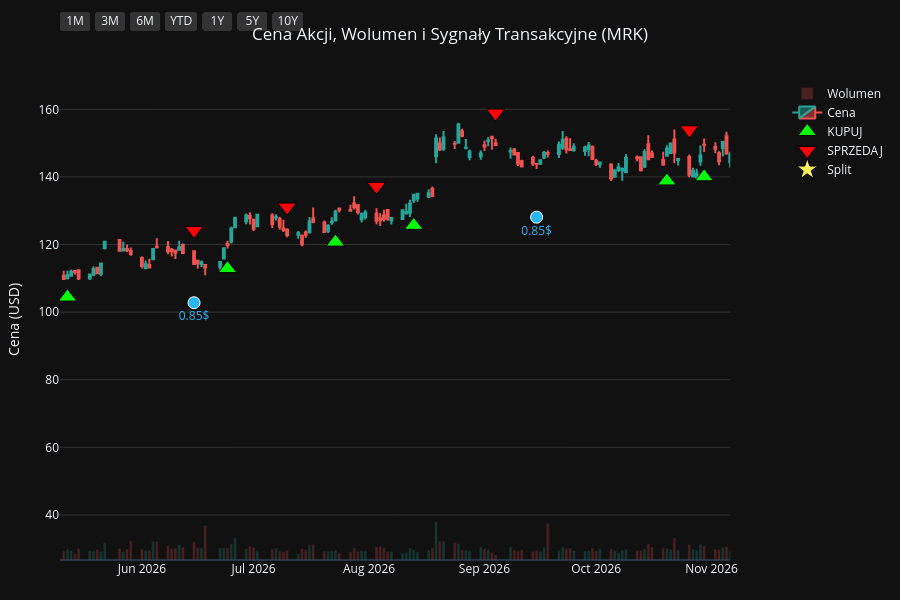
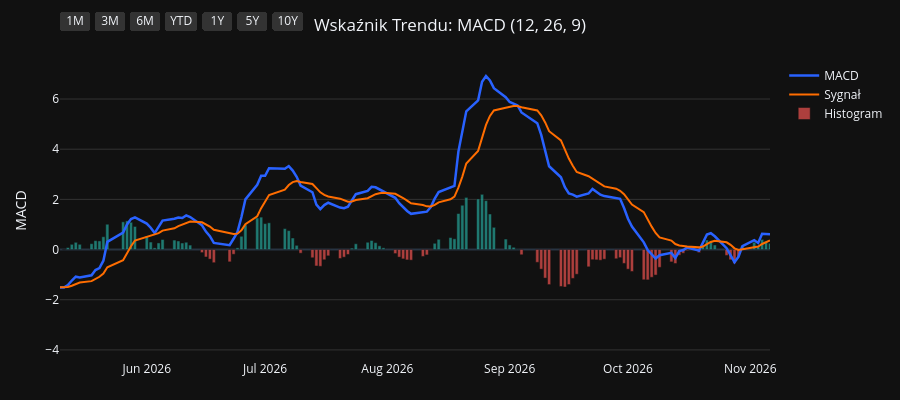
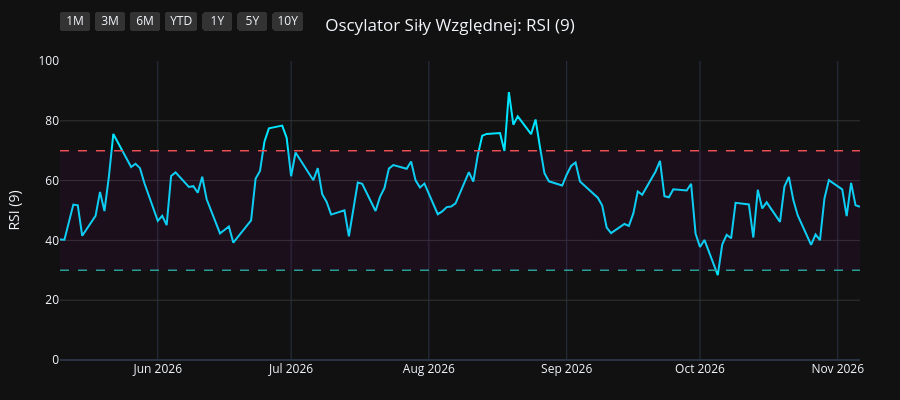
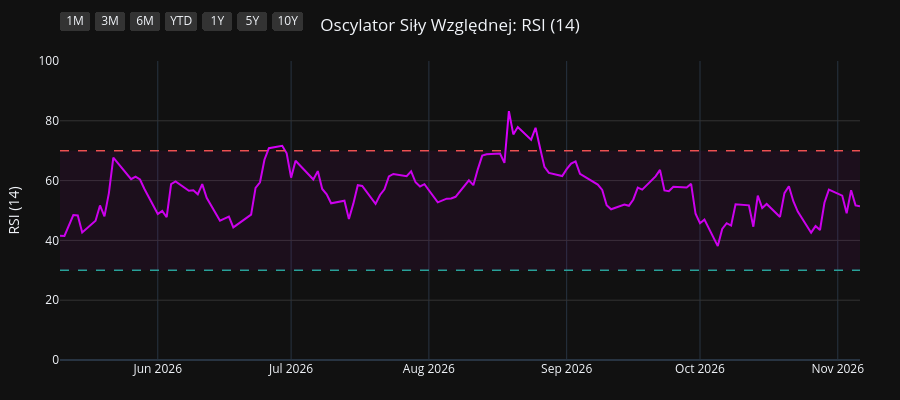

The cell these charts' notebook holds for them, in order:
### Code cell
import os
import yfinance as yf
import pandas as pd
import pandas_ta as ta
import plotly.graph_objects as go
from plotly.subplots import make_subplots

# 1. Pobranie i przygotowanie danych
symbol = os.environ.get("STOCK_TICKER", "").strip().upper()
if not symbol:
    raise RuntimeError("Set STOCK_TICKER before running price_extractor.ipynb")
df = yf.Ticker(symbol).history(period="10y")
df.index = df.index.tz_localize(None)

# Wskaźniki i sygnały
df.ta.macd(fast=12, slow=26, signal=9, append=True)
df.ta.rsi(length=9, append=True)
df.ta.rsi(length=14, append=True)
df.ta.rsi(length=21, append=True)
df.dropna(inplace=True)

macd = df['MACD_12_26_9']
signal = df['MACDs_12_26_9']
wczorajszy_macd = macd.shift(1)
wczorajszy_signal = signal.shift(1)

df['Decyzja'] = 'BRAK'
df.loc[(macd > signal) & (wczorajszy_macd <= wczorajszy_signal), 'Decyzja'] = 'KUPUJ'
df.loc[(macd < signal) & (wczorajszy_macd >= wczorajszy_signal), 'Decyzja'] = 'SPRZEDAJ'

df_kupuj = df[df['Decyzja'] == 'KUPUJ']
df_sprzedaj = df[df['Decyzja'] == 'SPRZEDAJ']
df_dywidendy = df[df['Dividends'] > 0]
df_splity = df[df['Stock Splits'] > 0]

# Wspólna konfiguracja osi X
konfiguracja_osi_x = dict(
    type="date",
    showspikes=True, spikemode="across", spikesnap="cursor", spikedash="dot", spikecolor="#ffffff", spikethickness=1, hoverformat="%Y-%m-%d",
    rangeselector=dict(
        buttons=list([
            dict(count=1, label="1M", step="month", stepmode="backward"),
            dict(count=3, label="3M", step="month", stepmode="backward"),
            dict(count=6, label="6M", step="month", stepmode="backward"),
            dict(count=1, label="YTD", step="year", stepmode="todate"),
            dict(count=1, label="1Y", step="year", stepmode="backward"),
            dict(count=5, label="5Y", step="year", stepmode="backward"),
            dict(step="all", label="10Y")
        ]),
        bgcolor="#333333", activecolor="#2962ff", x=0, y=1.1
    )
)

# ==========================================
# WYKRES 1: CENA + WOLUMEN + SYGNAŁY
# ==========================================
fig1 = make_subplots(specs=[[{"secondary_y": True}]])

kolory_wolumenu = ['#26a69a' if row['Close'] >= row['Open'] else '#ef5350' for index, row in df.iterrows()]
fig1.add_trace(go.Bar(x=df.index, y=df['Volume'], marker_color=kolory_wolumenu, opacity=0.25, name='Wolumen'), secondary_y=True)
fig1.add_trace(go.Candlestick(x=df.index, open=df['Open'], high=df['High'], low=df['Low'], close=df['Close'], name='Cena', increasing_line_color='#26a69a', decreasing_line_color='#ef5350'), secondary_y=False)
fig1.add_trace(go.Scatter(x=df_kupuj.index, y=df_kupuj['Low'] * 0.95, customdata=df_kupuj[['Low', 'High']], mode='markers', marker=dict(symbol='triangle-up', size=16, color='#00ff00', line=dict(width=1, color='black')), name='KUPUJ', hovertemplate='KUPUJ<br>Najniższa: %{customdata[0]:.2f}<br>Najwyższa: %{customdata[1]:.2f}<extra></extra>'), secondary_y=False)
fig1.add_trace(go.Scatter(x=df_sprzedaj.index, y=df_sprzedaj['High'] * 1.05, customdata=df_sprzedaj[['Low', 'High']], mode='markers', marker=dict(symbol='triangle-down', size=16, color='#ff0000', line=dict(width=1, color='black')), name='SPRZEDAJ', hovertemplate='SPRZEDAJ<br>Najniższa: %{customdata[0]:.2f}<br>Najwyższa: %{customdata[1]:.2f}<extra></extra>'), secondary_y=False)

if not df_dywidendy.empty:
    fig1.add_trace(go.Scatter(x=df_dywidendy.index, y=df_dywidendy['Low'] * 0.90, mode='markers+text', marker=dict(symbol='circle', size=12, color='#29b6f6', line=dict(width=1, color='white')), text=df_dywidendy['Dividends'].apply(lambda x: f"{x}$"), textposition="bottom center", name='Dywidenda', showlegend=False, hovertemplate='Dywidenda: %{text}<extra></extra>', textfont=dict(color="#29b6f6")), secondary_y=False)
if not df_splity.empty:
                    fig1.add_trace(go.Scatter(x=df_splity.index, y=df_splity['High'], mode='markers+text', marker=dict(symbol='star', size=16, color='#ffee58', line=dict(width=1, color='black')), text=df_splity['Stock Splits'].apply(lambda x: f"{x:g}:1" if x >= 1 else f"1:{1 / x:g}"), textposition="top center", name='Split', hovertemplate='%{text}<extra></extra>', textfont=dict(color="#ffee58")), secondary_y=False)

fig1.update_layout(title=dict(text=f"Cena Akcji, Wolumen i Sygnały Transakcyjne ({symbol})", x=0.5, xanchor='center'), dragmode='pan', xaxis_rangeslider_visible=False, template='plotly_dark', height=600, hovermode='x unified', margin=dict(l=60, r=40, t=60, b=40))
fig1.update_xaxes(**konfiguracja_osi_x)
fig1.update_xaxes(range=[df.index.max() - pd.Timedelta(days=180), df.index.max()])
fig1.update_yaxes(title_text="Cena (USD)", secondary_y=False, gridcolor='#333333')
fig1.update_yaxes(range=[0, df['Volume'].max() * 4], showgrid=False, showticklabels=False, secondary_y=True)
fig1.show(config={'scrollZoom': True})

# ==========================================
# WYKRES 2: WSKAŹNIK MACD
# ==========================================
fig2 = go.Figure()
fig2.add_trace(go.Scatter(x=df.index, y=df['MACD_12_26_9'], line=dict(color='#2962ff', width=2.5), name='MACD'))
fig2.add_trace(go.Scatter(x=df.index, y=df['MACDs_12_26_9'], line=dict(color='#ff6d00', width=2), name='Sygnał'))
kolory_macd = ['#26a69a' if val >= 0 else '#ef5350' for val in df['MACDh_12_26_9']]
fig2.add_trace(go.Bar(x=df.index, y=df['MACDh_12_26_9'], marker_color=kolory_macd, name='Histogram', opacity=0.7))
fig2.update_layout(title=dict(text="Wskaźnik Trendu: MACD (12, 26, 9)", x=0.5, xanchor='center'), dragmode='pan', xaxis_rangeslider_visible=False, template='plotly_dark', height=400, hovermode='x unified', margin=dict(l=60, r=40, t=60, b=40))
fig2.update_xaxes(**konfiguracja_osi_x)
fig2.update_xaxes(range=[df.index.max() - pd.Timedelta(days=180), df.index.max()])
fig2.update_yaxes(title_text="MACD", gridcolor='#333333')
fig2.show(config={'scrollZoom': True})

# ==========================================
# WYKRES 3: OSCYLATOR RSI (9)
# ==========================================
fig3 = go.Figure()
fig3.add_trace(go.Scatter(x=df.index, y=df['RSI_9'], line=dict(color='#00e5ff', width=2), name='RSI (9)'))
fig3.add_hline(y=70, line_dash="dash", line_color="#ef5350", line_width=1.5)
fig3.add_hline(y=30, line_dash="dash", line_color="#26a69a", line_width=1.5)
fig3.add_hrect(y0=30, y1=70, line_width=0, fillcolor="purple", opacity=0.1)
fig3.update_layout(title=dict(text="Oscylator Siły Względnej: RSI (9)", x=0.5, xanchor='center'), dragmode='pan', xaxis_rangeslider_visible=False, template='plotly_dark', height=400, hovermode='x unified', margin=dict(l=60, r=40, t=60, b=40))
fig3.update_xaxes(**konfiguracja_osi_x)
fig3.update_xaxes(range=[df.index.max() - pd.Timedelta(days=180), df.index.max()])
fig3.update_yaxes(title_text="RSI (9)", range=[0, 100], gridcolor='#333333')
fig3.show(config={'scrollZoom': True})

# ==========================================
# WYKRES 4: OSCYLATOR RSI (14)
# ==========================================
fig4 = go.Figure()
fig4.add_trace(go.Scatter(x=df.index, y=df['RSI_14'], line=dict(color='#d500f9', width=2), name='RSI (14)'))
fig4.add_hline(y=70, line_dash="dash", line_color="#ef5350", line_width=1.5)
fig4.add_hline(y=30, line_dash="dash", line_color="#26a69a", line_width=1.5)
fig4.add_hrect(y0=30, y1=70, line_width=0, fillcolor="purple", opacity=0.1)
fig4.update_layout(title=dict(text="Oscylator Siły Względnej: RSI (14)", x=0.5, xanchor='center'), dragmode='pan', xaxis_rangeslider_visible=False, template='plotly_dark', height=400, hovermode='x unified', margin=dict(l=60, r=40, t=60, b=40))
fig4.update_xaxes(**konfiguracja_osi_x)
fig4.update_xaxes(range=[df.index.max() - pd.Timedelta(days=180), df.index.max()])
fig4.update_yaxes(title_text="RSI (14)", range=[0, 100], gridcolor='#333333')
fig4.show(config={'scrollZoom': True})

# ==========================================
# WYKRES 5: OSCYLATOR RSI (21)
# ==========================================
fig5 = go.Figure()
fig5.add_trace(go.Scatter(x=df.index, y=df['RSI_21'], line=dict(color='#64dd17', width=2), name='RSI (21)'))
fig5.add_hline(y=70, line_dash="dash", line_color="#ef5350", line_width=1.5)
fig5.add_hline(y=30, line_dash="dash", line_color="#26a69a", line_width=1.5)
fig5.add_hrect(y0=30, y1=70, line_width=0, fillcolor="purple", opacity=0.1)
fig5.update_layout(title=dict(text="Oscylator Siły Względnej: RSI (21)", x=0.5, xanchor='center'), dragmode='pan', xaxis_rangeslider_visible=False, template='plotly_dark', height=400, hovermode='x unified', margin=dict(l=60, r=40, t=60, b=40))
fig5.update_xaxes(**konfiguracja_osi_x)
fig5.update_xaxes(range=[df.index.max() - pd.Timedelta(days=180), df.index.max()])
fig5.update_yaxes(title_text="RSI (21)", range=[0, 100], gridcolor='#333333')
fig5.show(config={'scrollZoom': True})

### Figure 1 — Plotly figure (JSON) as saved in the notebook; plotly's stock layout.template omitted (floating-point values rounded to 4 significant figures; data arrays with more than 128 entries replaced by an {"elided": "..."} marker saying what was removed)
{"data": [{"marker": {"color": {"elided": "2478 str values"}}, "name": "Wolumen", "opacity": 0.25, "type": "bar", "x": {"elided": "2478 str values"}, "xaxis": "x", "y": {"elided": "2478 int values"}, "yaxis": "y2"}, {"close": {"elided": "2478 float values"}, "decreasing": {"line": {"color": "#ef5350"}}, "high": {"elided": "2478 float values"}, "increasing": {"line": {"color": "#26a69a"}}, "low": {"elided": "2478 float values"}, "name": "Cena", "open": {"elided": "2478 float values"}, "type": "candlestick", "x": {"elided": "2478 str values"}, "xaxis": "x", "yaxis": "y"}, {"customdata": {"elided": "99x2 float values"}, "hovertemplate": "KUPUJ<br>Najniższa: %{customdata[0]:.2f}<br>Najwyższa: %{customdata[1]:.2f}<extra></extra>", "marker": {"color": "#00ff00", "line": {"color": "black", "width": 1}, "size": 16, "symbol": "triangle-up"}, "mode": "markers", "name": "KUPUJ", "type": "scatter", "x": ["2017-01-06T00:00:00", "2017-04-27T00:00:00", "2017-06-21T00:00:00", "2017-07-27T00:00:00", "2017-08-24T00:00:00", "2017-11-16T00:00:00", "2018-03-07T00:00:00", "2018-03-28T00:00:00", "2018-05-16T00:00:00", "2018-06-01T00:00:00", "2018-07-09T00:00:00", "2018-09-17T00:00:00", "2018-09-20T00:00:00", "2018-10-19T00:00:00", "2018-10-31T00:00:00", "2018-11-28T00:00:00", "2019-01-04T00:00:00", "2019-01-18T00:00:00", "2019-02-01T00:00:00", "2019-03-21T00:00:00", "2019-04-30T00:00:00", "2019-07-03T00:00:00", "2019-07-31T00:00:00", "2019-09-23T00:00:00", "2019-09-26T00:00:00", "2019-09-30T00:00:00", "2019-10-04T00:00:00", "2019-10-30T00:00:00", "2019-11-13T00:00:00", "2020-01-02T00:00:00", "2020-03-04T00:00:00", "2020-03-30T00:00:00", "2020-05-18T00:00:00", "2020-05-28T00:00:00", "2020-07-01T00:00:00", "2020-07-28T00:00:00", "2020-11-04T00:00:00", "2020-12-31T00:00:00", "2021-02-22T00:00:00", "2021-03-05T00:00:00", "2021-04-19T00:00:00", "2021-05-07T00:00:00", "2021-06-10T00:00:00", "2021-08-16T00:00:00", "2021-09-24T00:00:00", "2021-10-21T00:00:00", "2021-12-15T00:00:00", "2022-02-01T00:00:00", "2022-03-02T00:00:00", "2022-05-12T00:00:00", "2022-06-23T00:00:00", "2022-08-12T00:00:00", "2022-09-14T00:00:00", "2022-09-22T00:00:00", "2022-11-21T00:00:00", "2023-02-10T00:00:00", "2023-03-06T00:00:00", "2023-03-31T00:00:00", "2023-05-02T00:00:00", "2023-06-20T00:00:00", "2023-08-08T00:00:00", "2023-10-12T00:00:00", "2023-10-23T00:00:00", "2023-11-30T00:00:00", "2024-02-01T00:00:00", "2024-03-25T00:00:00", "2024-04-25T00:00:00", "2024-05-07T00:00:00", "2024-05-15T00:00:00", "2024-06-07T00:00:00", "2024-06-21T00:00:00", "2024-07-29T00:00:00", "2024-08-16T00:00:00", "2024-10-17T00:00:00", "2024-11-21T00:00:00", "2024-12-26T00:00:00", "2024-12-31T00:00:00", "2025-01-30T00:00:00", "2025-02-21T00:00:00", "2025-04-24T00:00:00", "2025-05-21T00:00:00", "2025-07-01T00:00:00", "2025-07-24T00:00:00", "2025-08-14T00:00:00", "2025-09-02T00:00:00", "2025-10-01T00:00:00", "2025-10-22T00:00:00", "2025-11-11T00:00:00", "2025-12-23T00:00:00", "2026-01-14T00:00:00", "2026-02-03T00:00:00", "2026-03-26T00:00:00", "2026-05-07T00:00:00", "2026-05-12T00:00:00", "2026-06-24T00:00:00", "2026-07-23T00:00:00", "2026-08-13T00:00:00", "2026-10-20T00:00:00", "2026-10-30T00:00:00"], "xaxis": "x", "y": [40.07, 42.34, 44.09, 42.89, 42.47, 37.66, 37.29, 37.8, 41.36, 41.72, 43.72, 49.45, 49.74, 51.08, 51.67, 54.15, 53.37, 53.96, 53.86, 58.92, 54.71, 62.31, 60.03, 61.52, 60.58, 60.7, 60.66, 61.51, 61.36, 66.37, 58.67, 53.97, 58.67, 58.14, 57.56, 58.95, 59.8, 60.91, 55.87, 54.57, 58.84, 59.54, 59.88, 61.93, 59.8, 65.45, 60.66, 66.73, 62.6, 73.37, 74.97, 74.46, 72.89, 71.35, 87.96, 90.78, 91.27, 90.26, 99.06, 93.88, 91.01, 89.24, 89.01, 86.94, 107.2, 108.8, 113.2, 111.7, 113.1, 114.4, 114.1, 110.4, 99.56, 97.45, 86.28, 88.74, 88.3, 88.12, 78.05, 68.79, 69.55, 71.83, 76.33, 74.57, 77.08, 78.62, 80.3, 80.53, 97.11, 100.5, 103.7, 111.3, 104.2, 104.4, 112.9, 120.7, 125.7, 138.8, 140.0], "yaxis": "y"}, {"customdata": {"elided": "98x2 float values"}, "hovertemplate": "SPRZEDAJ<br>Najniższa: %{customdata[0]:.2f}<br>Najwyższa: %{customdata[1]:.2f}<extra></extra>", "marker": {"color": "#ff0000", "line": {"color": "black", "width": 1}, "size": 16, "symbol": "triangle-down"}, "mode": "markers", "name": "SPRZEDAJ", "type": "scatter", "x": ["2017-03-02T00:00:00", "2017-06-07T00:00:00", "2017-06-30T00:00:00", "2017-08-08T00:00:00", "2017-09-26T00:00:00", "2018-01-31T00:00:00", "2018-03-27T00:00:00", "2018-05-01T00:00:00", "2018-05-21T00:00:00", "2018-06-18T00:00:00", "2018-08-28T00:00:00", "2018-09-19T00:00:00", "2018-09-25T00:00:00", "2018-10-24T00:00:00", "2018-11-23T00:00:00", "2018-12-10T00:00:00", "2019-01-10T00:00:00", "2019-01-24T00:00:00", "2019-03-07T00:00:00", "2019-03-27T00:00:00", "2019-06-27T00:00:00", "2019-07-08T00:00:00", "2019-09-04T00:00:00", "2019-09-25T00:00:00", "2019-09-27T00:00:00", "2019-10-02T00:00:00", "2019-10-22T00:00:00", "2019-11-06T00:00:00", "2019-12-31T00:00:00", "2020-01-03T00:00:00", "2020-03-12T00:00:00", "2020-04-29T00:00:00", "2020-05-19T00:00:00", "2020-06-12T00:00:00", "2020-07-24T00:00:00", "2020-09-01T00:00:00", "2020-12-15T00:00:00", "2021-01-21T00:00:00", "2021-02-26T00:00:00", "2021-04-06T00:00:00", "2021-04-28T00:00:00", "2021-05-25T00:00:00", "2021-07-12T00:00:00", "2021-08-27T00:00:00", "2021-10-15T00:00:00", "2021-11-08T00:00:00", "2022-01-24T00:00:00", "2022-02-03T00:00:00", "2022-04-20T00:00:00", "2022-05-27T00:00:00", "2022-07-19T00:00:00", "2022-08-29T00:00:00", "2022-09-21T00:00:00", "2022-11-11T00:00:00", "2022-12-08T00:00:00", "2023-03-01T00:00:00", "2023-03-10T00:00:00", "2023-04-27T00:00:00", "2023-05-09T00:00:00", "2023-07-07T00:00:00", "2023-09-05T00:00:00", "2023-10-19T00:00:00", "2023-11-13T00:00:00", "2024-01-23T00:00:00", "2024-02-12T00:00:00", "2024-04-09T00:00:00", "2024-05-03T00:00:00", "2024-05-14T00:00:00", "2024-05-24T00:00:00", "2024-06-17T00:00:00", "2024-06-28T00:00:00", "2024-07-30T00:00:00", "2024-09-25T00:00:00", "2024-10-18T00:00:00", "2024-12-19T00:00:00", "2024-12-30T00:00:00", "2025-01-21T00:00:00", "2025-02-04T00:00:00", "2025-03-25T00:00:00", "2025-05-09T00:00:00", "2025-06-30T00:00:00", "2025-07-17T00:00:00", "2025-07-30T00:00:00", "2025-08-29T00:00:00", "2025-09-03T00:00:00", "2025-10-15T00:00:00", "2025-10-29T00:00:00", "2025-12-05T00:00:00", "2026-01-13T00:00:00", "2026-01-15T00:00:00", "2026-02-26T00:00:00", "2026-04-15T00:00:00", "2026-05-08T00:00:00", "2026-06-15T00:00:00", "2026-07-10T00:00:00", "2026-08-03T00:00:00", "2026-09-04T00:00:00", "2026-10-26T00:00:00"], "xaxis": "x", "y": [49.53, 48.44, 48.86, 47.34, 49.66, 46.62, 42.2, 45.82, 45.88, 47.83, 53.68, 55.38, 56.02, 57.0, 59.09, 61.04, 59.81, 59.4, 64.1, 66.08, 67.83, 68.48, 69.82, 67.75, 67.72, 67.09, 66.66, 67.69, 73.86, 74.74, 63.37, 67.27, 65.26, 64.29, 64.34, 70.78, 67.88, 68.93, 62.57, 65.01, 65.93, 66.96, 70.04, 68.74, 71.24, 74.68, 72.87, 74.41, 79.68, 85.45, 86.41, 82.35, 80.68, 94.03, 103.5, 101.0, 104.0, 109.1, 112.2, 106.1, 104.4, 97.48, 98.26, 115.8, 121.1, 123.4, 124.8, 125.5, 127.7, 126.0, 128.0, 121.1, 114.1, 108.1, 99.09, 98.72, 97.43, 90.45, 92.32, 78.45, 80.19, 83.49, 84.42, 85.09, 86.67, 86.39, 89.6, 104.1, 112.5, 114.8, 126.0, 124.6, 117.1, 124.2, 131.1, 137.2, 158.9, 153.9], "yaxis": "y"}, {"hovertemplate": "Dywidenda: %{text}<extra></extra>", "marker": {"color": "#29b6f6", "line": {"color": "white", "width": 1}, "size": 12, "symbol": "circle"}, "mode": "markers+text", "name": "Dywidenda", "showlegend": false, "text": ["0.448473$", "0.448473$", "0.448473$", "0.458015$", "0.458015$", "0.458015$", "0.458015$", "0.524809$", "0.524809$", "0.524809$", "0.524809$", "0.582061$", "0.582061$", "0.582061$", "0.582061$", "0.620229$", "0.620229$", "0.65$", "0.65$", "0.69$", "0.69$", "0.69$", "0.69$", "0.73$", "0.73$", "0.73$", "0.73$", "0.77$", "0.77$", "0.77$", "0.77$", "0.81$", "0.81$", "0.81$", "0.81$", "0.85$", "0.85$", "0.85$", "0.85$"], "textfont": {"color": "#29b6f6"}, "textposition": "bottom center", "type": "scatter", "x": ["2017-03-13T00:00:00", "2017-06-13T00:00:00", "2017-09-14T00:00:00", "2017-12-14T00:00:00", "2018-03-14T00:00:00", "2018-06-14T00:00:00", "2018-09-14T00:00:00", "2018-12-14T00:00:00", "2019-03-14T00:00:00", "2019-06-14T00:00:00", "2019-09-13T00:00:00", "2019-12-13T00:00:00", "2020-03-13T00:00:00", "2020-06-12T00:00:00", "2020-09-14T00:00:00", "2020-12-14T00:00:00", "2021-03-12T00:00:00", "2021-06-14T00:00:00", "2021-09-14T00:00:00", "2021-12-14T00:00:00", "2022-03-14T00:00:00", "2022-06-14T00:00:00", "2022-09-14T00:00:00", "2022-12-14T00:00:00", "2023-03-14T00:00:00", "2023-06-14T00:00:00", "2023-09-14T00:00:00", "2023-12-14T00:00:00", "2024-03-14T00:00:00", "2024-06-17T00:00:00", "2024-09-16T00:00:00", "2024-12-16T00:00:00", "2025-03-17T00:00:00", "2025-06-16T00:00:00", "2025-09-15T00:00:00", "2025-12-15T00:00:00", "2026-03-16T00:00:00", "2026-06-15T00:00:00", "2026-09-15T00:00:00"], "xaxis": "x", "y": [41.11, 40.78, 42.3, 36.78, 36.01, 40.9, 46.86, 51.64, 55.19, 56.61, 56.75, 61.54, 50.69, 53.37, 59.64, 57.46, 53.58, 57.32, 55.66, 56.26, 60.81, 66.51, 69.06, 88.55, 84.7, 88.39, 87.85, 86.98, 99.62, 106.7, 97.63, 85.03, 79.79, 69.01, 70.75, 86.42, 101.5, 102.8, 128.1], "yaxis": "y"}, {"hovertemplate": "%{text}<extra></extra>", "marker": {"color": "#ffee58", "line": {"color": "black", "width": 1}, "size": 16, "symbol": "star"}, "mode": "markers+text", "name": "Split", "text": ["1.048:1"], "textfont": {"color": "#ffee58"}, "textposition": "top center", "type": "scatter", "x": ["2021-06-03T00:00:00"], "xaxis": "x", "y": [62.4], "yaxis": "y"}], "layout": {"dragmode": "pan", "height": 600, "hovermode": "x unified", "margin": {"b": 40, "l": 60, "r": 40, "t": 60}, "title": {"text": "Cena Akcji, Wolumen i Sygnały Transakcyjne (MRK)", "x": 0.5, "xanchor": "center"}, "xaxis": {"anchor": "y", "domain": [0.0, 0.94], "hoverformat": "%Y-%m-%d", "range": ["2026-05-10T00:00:00", "2026-11-06T00:00:00"], "rangeselector": {"activecolor": "#2962ff", "bgcolor": "#333333", "buttons": [{"count": 1, "label": "1M", "step": "month", "stepmode": "backward"}, {"count": 3, "label": "3M", "step": "month", "stepmode": "backward"}, {"count": 6, "label": "6M", "step": "month", "stepmode": "backward"}, {"count": 1, "label": "YTD", "step": "year", "stepmode": "todate"}, {"count": 1, "label": "1Y", "step": "year", "stepmode": "backward"}, {"count": 5, "label": "5Y", "step": "year", "stepmode": "backward"}, {"label": "10Y", "step": "all"}], "x": 0, "y": 1.1}, "rangeslider": {"visible": false}, "showspikes": true, "spikecolor": "#ffffff", "spikedash": "dot", "spikemode": "across", "spikesnap": "cursor", "spikethickness": 1, "type": "date"}, "yaxis": {"anchor": "x", "domain": [0.0, 1.0], "gridcolor": "#333333", "title": {"text": "Cena (USD)"}}, "yaxis2": {"anchor": "x", "overlaying": "y", "range": [0, 409989200], "showgrid": false, "showticklabels": false, "side": "right"}}}

### Figure 2 — Plotly figure (JSON) as saved in the notebook; plotly's stock layout.template omitted (floating-point values rounded to 4 significant figures; data arrays with more than 128 entries replaced by an {"elided": "..."} marker saying what was removed)
{"data": [{"line": {"color": "#2962ff", "width": 2.5}, "name": "MACD", "type": "scatter", "x": {"elided": "2478 str values"}, "y": {"elided": "2478 float values"}}, {"line": {"color": "#ff6d00", "width": 2}, "name": "Sygnał", "type": "scatter", "x": {"elided": "2478 str values"}, "y": {"elided": "2478 float values"}}, {"marker": {"color": {"elided": "2478 str values"}}, "name": "Histogram", "opacity": 0.7, "type": "bar", "x": {"elided": "2478 str values"}, "y": {"elided": "2478 float values"}}], "layout": {"dragmode": "pan", "height": 400, "hovermode": "x unified", "margin": {"b": 40, "l": 60, "r": 40, "t": 60}, "title": {"text": "Wskaźnik Trendu: MACD (12, 26, 9)", "x": 0.5, "xanchor": "center"}, "xaxis": {"hoverformat": "%Y-%m-%d", "range": ["2026-05-10T00:00:00", "2026-11-06T00:00:00"], "rangeselector": {"activecolor": "#2962ff", "bgcolor": "#333333", "buttons": [{"count": 1, "label": "1M", "step": "month", "stepmode": "backward"}, {"count": 3, "label": "3M", "step": "month", "stepmode": "backward"}, {"count": 6, "label": "6M", "step": "month", "stepmode": "backward"}, {"count": 1, "label": "YTD", "step": "year", "stepmode": "todate"}, {"count": 1, "label": "1Y", "step": "year", "stepmode": "backward"}, {"count": 5, "label": "5Y", "step": "year", "stepmode": "backward"}, {"label": "10Y", "step": "all"}], "x": 0, "y": 1.1}, "rangeslider": {"visible": false}, "showspikes": true, "spikecolor": "#ffffff", "spikedash": "dot", "spikemode": "across", "spikesnap": "cursor", "spikethickness": 1, "type": "date"}, "yaxis": {"gridcolor": "#333333", "title": {"text": "MACD"}}}}

### Figure 3 — Plotly figure (JSON) as saved in the notebook; plotly's stock layout.template omitted (floating-point values rounded to 4 significant figures; data arrays with more than 128 entries replaced by an {"elided": "..."} marker saying what was removed)
{"data": [{"line": {"color": "#00e5ff", "width": 2}, "name": "RSI (9)", "type": "scatter", "x": {"elided": "2478 str values"}, "y": {"elided": "2478 float values"}}], "layout": {"dragmode": "pan", "height": 400, "hovermode": "x unified", "margin": {"b": 40, "l": 60, "r": 40, "t": 60}, "shapes": [{"line": {"color": "#ef5350", "dash": "dash", "width": 1.5}, "type": "line", "x0": 0, "x1": 1, "xref": "x domain", "y0": 70, "y1": 70, "yref": "y"}, {"line": {"color": "#26a69a", "dash": "dash", "width": 1.5}, "type": "line", "x0": 0, "x1": 1, "xref": "x domain", "y0": 30, "y1": 30, "yref": "y"}, {"fillcolor": "purple", "line": {"width": 0}, "opacity": 0.1, "type": "rect", "x0": 0, "x1": 1, "xref": "x domain", "y0": 30, "y1": 70, "yref": "y"}], "title": {"text": "Oscylator Siły Względnej: RSI (9)", "x": 0.5, "xanchor": "center"}, "xaxis": {"hoverformat": "%Y-%m-%d", "range": ["2026-05-10T00:00:00", "2026-11-06T00:00:00"], "rangeselector": {"activecolor": "#2962ff", "bgcolor": "#333333", "buttons": [{"count": 1, "label": "1M", "step": "month", "stepmode": "backward"}, {"count": 3, "label": "3M", "step": "month", "stepmode": "backward"}, {"count": 6, "label": "6M", "step": "month", "stepmode": "backward"}, {"count": 1, "label": "YTD", "step": "year", "stepmode": "todate"}, {"count": 1, "label": "1Y", "step": "year", "stepmode": "backward"}, {"count": 5, "label": "5Y", "step": "year", "stepmode": "backward"}, {"label": "10Y", "step": "all"}], "x": 0, "y": 1.1}, "rangeslider": {"visible": false}, "showspikes": true, "spikecolor": "#ffffff", "spikedash": "dot", "spikemode": "across", "spikesnap": "cursor", "spikethickness": 1, "type": "date"}, "yaxis": {"gridcolor": "#333333", "range": [0, 100], "title": {"text": "RSI (9)"}}}}

### Figure 4 — Plotly figure (JSON) as saved in the notebook; plotly's stock layout.template omitted (floating-point values rounded to 4 significant figures; data arrays with more than 128 entries replaced by an {"elided": "..."} marker saying what was removed)
{"data": [{"line": {"color": "#d500f9", "width": 2}, "name": "RSI (14)", "type": "scatter", "x": {"elided": "2478 str values"}, "y": {"elided": "2478 float values"}}], "layout": {"dragmode": "pan", "height": 400, "hovermode": "x unified", "margin": {"b": 40, "l": 60, "r": 40, "t": 60}, "shapes": [{"line": {"color": "#ef5350", "dash": "dash", "width": 1.5}, "type": "line", "x0": 0, "x1": 1, "xref": "x domain", "y0": 70, "y1": 70, "yref": "y"}, {"line": {"color": "#26a69a", "dash": "dash", "width": 1.5}, "type": "line", "x0": 0, "x1": 1, "xref": "x domain", "y0": 30, "y1": 30, "yref": "y"}, {"fillcolor": "purple", "line": {"width": 0}, "opacity": 0.1, "type": "rect", "x0": 0, "x1": 1, "xref": "x domain", "y0": 30, "y1": 70, "yref": "y"}], "title": {"text": "Oscylator Siły Względnej: RSI (14)", "x": 0.5, "xanchor": "center"}, "xaxis": {"hoverformat": "%Y-%m-%d", "range": ["2026-05-10T00:00:00", "2026-11-06T00:00:00"], "rangeselector": {"activecolor": "#2962ff", "bgcolor": "#333333", "buttons": [{"count": 1, "label": "1M", "step": "month", "stepmode": "backward"}, {"count": 3, "label": "3M", "step": "month", "stepmode": "backward"}, {"count": 6, "label": "6M", "step": "month", "stepmode": "backward"}, {"count": 1, "label": "YTD", "step": "year", "stepmode": "todate"}, {"count": 1, "label": "1Y", "step": "year", "stepmode": "backward"}, {"count": 5, "label": "5Y", "step": "year", "stepmode": "backward"}, {"label": "10Y", "step": "all"}], "x": 0, "y": 1.1}, "rangeslider": {"visible": false}, "showspikes": true, "spikecolor": "#ffffff", "spikedash": "dot", "spikemode": "across", "spikesnap": "cursor", "spikethickness": 1, "type": "date"}, "yaxis": {"gridcolor": "#333333", "range": [0, 100], "title": {"text": "RSI (14)"}}}}
